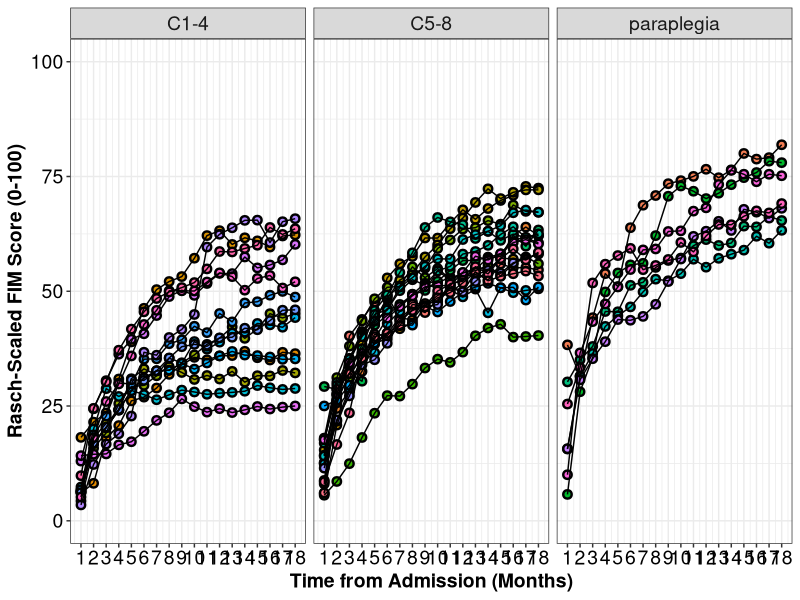
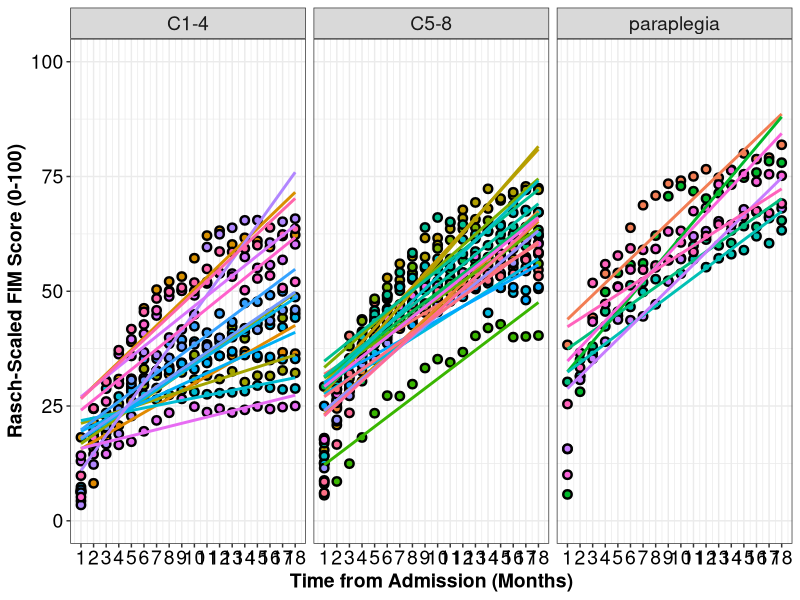
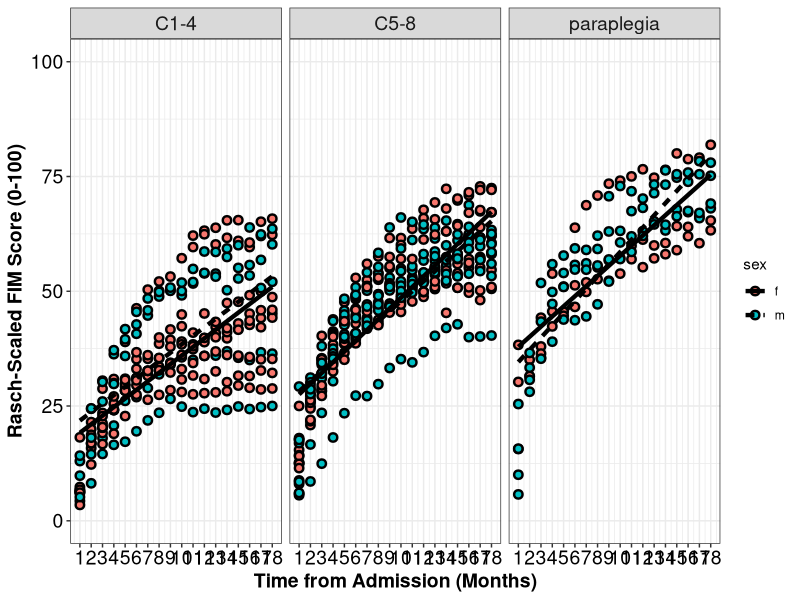
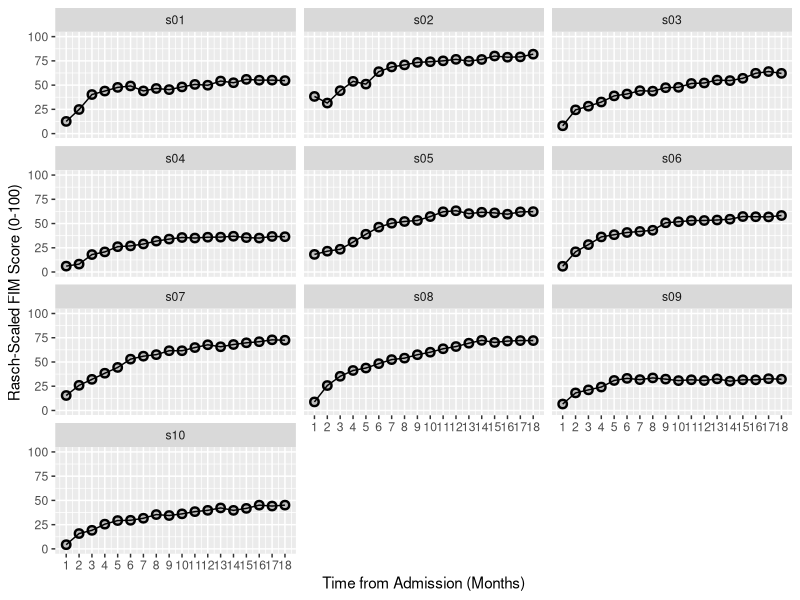
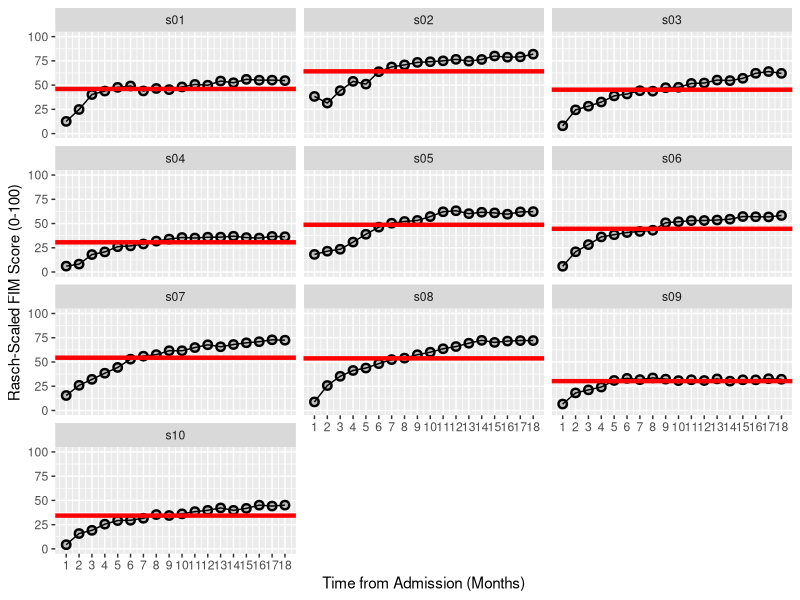
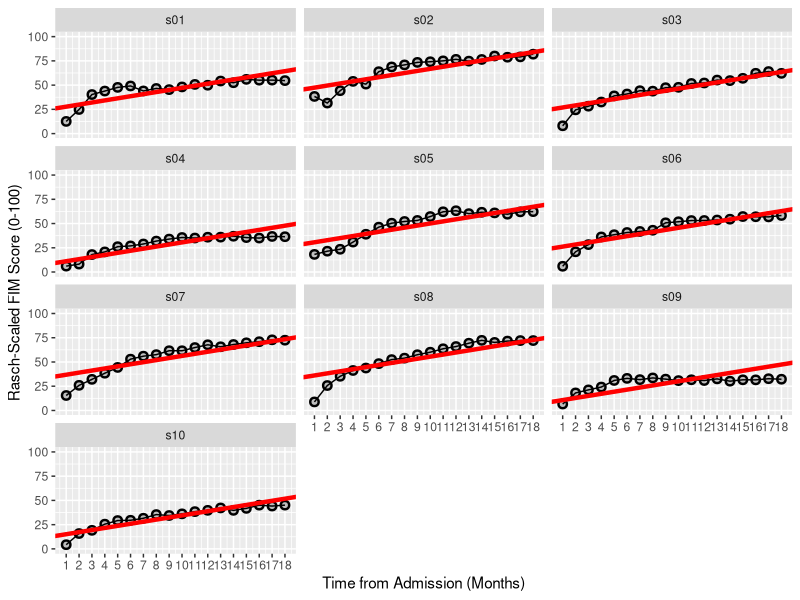
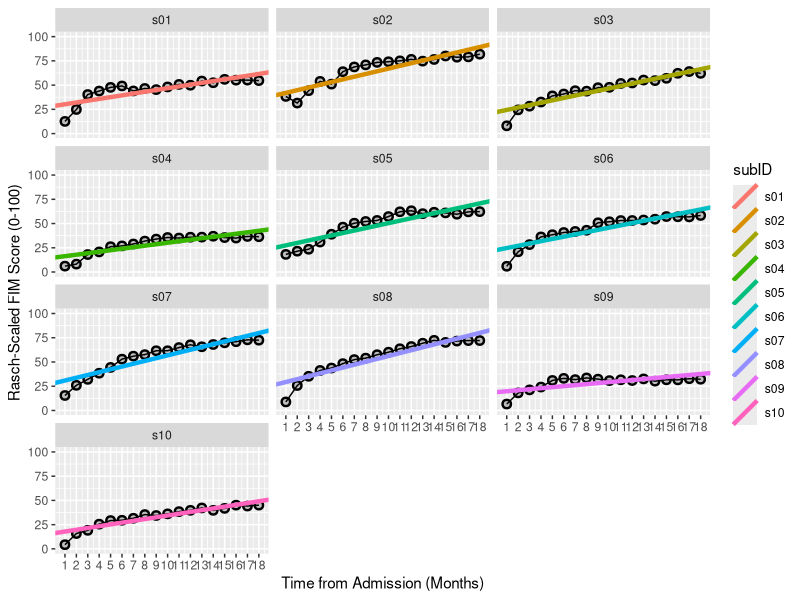

These figures' R source, in order: (Note: this script raises an error after producing the figures.)
# ACRM 2018 Longitudinal Data Analysis Workshop
# By Keith Lohse, Neurorehabilitation Informatics Lab, 2018-09-07

# Loading the essential libraries. 
library("ggplot2"); library("lme4"); library("car"); library("dplyr"); library("lmerTest"); 

# If these packages are not installed already, run the following code:
install.packages("ggplot2"); install.packages("lme4"); install.packages("car"); 
install.packages("dplyr"); install.packages("lmerTest"); 


##----------------------- Data Cleaning and QA ---------------------------------
## Setting the Directory -------------------------------------------------------
getwd()
setwd("C:/Users/USERNAME/Box Sync/Collaboration/")
list.files()
# Make sure that the file data_session1.csv is saved in your working directory.

# Import the .csv file into R. 
# We will save this file in the R environment as an object called "DATA".
DATA<-read.csv("./data_session1.csv", header = TRUE, sep=",",  
               na.strings=c("NA","NaN"," ",""))

# Use the head() function to check the structure of the data file.
head(DATA)

# Alternately you can also download the data file from the web here:
# DATA <- read.csv("https://raw.githubusercontent.com/keithlohse/LMER_Clinical_Science/master/data/data_nonlinear_v4.csv")
# head(DATA)


## ----------------------- Basic Data Visualization ----------------------------
## FIM scores by gender and time -----------------------------------------------
g1<-ggplot(DATA, aes(x = month, y = rasch_FIM)) +
  geom_point(aes(fill=as.factor(subID)), pch=21, size=2, stroke=1.25) +
  geom_line(aes(group=subID)) +
  facet_wrap(~AIS_grade)
g2<-g1+scale_x_continuous(name = "Time from Admission (Months)", breaks=c(0:18)) +
  scale_y_continuous(name = "Rasch-Scaled FIM Score (0-100)",limits=c(0,100))
g3 <- g2 + theme_bw() + 
  theme(axis.text=element_text(size=14, colour="black"), 
        axis.title=element_text(size=14,face="bold")) +
  theme(strip.text.x = element_text(size = 14))+
  theme(legend.position="none")

plot(g3)
## -----------------------------------------------------------------------------

## Linear Fit for each person --------------------------------------------------
g1<-ggplot(DATA, aes(x = month, y = rasch_FIM)) +
  geom_point(aes(fill=as.factor(subID)), pch=21, size=2, stroke=1.25) +
  stat_smooth(aes(col=subID), se=FALSE, method="lm") +
  facet_wrap(~AIS_grade)
g2<-g1+scale_x_continuous(name = "Time from Admission (Months)", breaks=c(0:18)) +
  scale_y_continuous(name = "Rasch-Scaled FIM Score (0-100)",limits=c(0,100))
g3 <- g2 + theme_bw() + 
  theme(axis.text=element_text(size=14, colour="black"), 
        axis.title=element_text(size=14,face="bold")) +
  theme(strip.text.x = element_text(size = 14))+
  theme(legend.position="none")

plot(g3)
## -----------------------------------------------------------------------------


## Linear Fit by gender --------------------------------------------------------
g1<-ggplot(DATA, aes(x = month, y = rasch_FIM)) +
  geom_point(aes(fill=sex), pch=21, size=2, stroke=1.25) +
  stat_smooth(aes(lty=sex), col="black", lwd=1.5,se=FALSE, method="lm") +
  facet_wrap(~AIS_grade)
g2<-g1+scale_x_continuous(name = "Time from Admission (Months)", breaks=c(0:18)) +
  scale_y_continuous(name = "Rasch-Scaled FIM Score (0-100)",limits=c(0,100))
g3 <- g2 + theme_bw() + 
  theme(axis.text=element_text(size=14, colour="black"), 
        axis.title=element_text(size=14,face="bold")) +
  theme(strip.text.x = element_text(size = 14))

plot(g3)
## -----------------------------------------------------------------------------


# Understanding basic random-effects ------------------------------------------
# Random Intercepts Model ----
raneff_00<-lmer(rasch_FIM~
                  # Fixed-effects
                  1+
                  # Random-effects
                  (1|subID), data=DATA, REML=FALSE)
summary(raneff_00)

# Recall that the fixed-effect for the intercept is the overall, "group-level"
# intercept in our model.
# However, we also have a random-effect of subject for the intercenpt. This means
# that our model estimates a deviate for each subject from the group-level 
# intercept. To see these random-effects using the raneff function. 

ranef(raneff_00)

# Remember that these are deviates from the fixed-effect, so if we want to see
# what the model is actually estimating for each person, we need to add the 
# fixed-effect back in:
fixef(raneff_00)

# We could do this manually, adding the fixef() output to the ranef() output, 
# but we can also get the indivudal values using the coef() function:
coef(raneff_00)$subID

# If you want the actual predictions of the model, rather than the estimated
# effects, you can use the fitted() function. 
# Note the difference in the size of these arrays. The fitted() function gives
# us a prediction for each person at each point.
fitted(raneff_00)


# To help us understand the model, we can plot these predictions for each person.
# First, lets take a subset of the first 10 people:
first10<-DATA[c(1:180),]

# Second, we'll make a smaller dataset with the predictions for these 10:
PRED<-data.frame(subID=c("s01","s02","s03","s04","s05","s06","s07","s08","s09", "s10"),
                 Intercepts=c(coef(raneff_00)$subID[c(1:10),]))
PRED


g1<-ggplot(first10, aes(x = month, y = rasch_FIM)) +
  geom_point(fill="grey", pch=21, size=2, stroke=1.25) +
  geom_line(aes(group=subID)) +
  facet_wrap(~subID, ncol=3)
g2<-g1+scale_x_continuous(name = "Time from Admission (Months)", breaks=c(0:18)) +
  scale_y_continuous(name = "Rasch-Scaled FIM Score (0-100)",limits=c(0,100))
print(g2)
g3<-g2+geom_abline(aes(intercept=Intercepts, slope=0), col="red", lwd=1.5, PRED)
plot(g3)


# Hopefully this plot will clearly show that our model is estimating a different
# intercept for each person, but everyone has the same slope, because we have not 
# allowed FIM scores to vary over time. 


# Fixed Slope Model ----
raneff_01<-lmer(rasch_FIM~
                  # Fixed-effects
                  1+month+
                  # Random-effects
                  (1|subID), data=DATA, REML=FALSE)
summary(raneff_01)

# Note that when we run the ranef() function, there is still only a random effect
# of the intercept:
ranef(raneff_01)

# When we run the fixef() function, however, now have both a slopes and intercept:
fixef(raneff_01)

# When we run the coef() function, you can see that each person has a unique 
# intercept, but everyone has the same slope:
coef(raneff_01)$subID


# As before, let's make a smaller dataset with the predictions for these 10 people:
PRED<-data.frame(subID=c("s01","s02","s03","s04","s05","s06","s07","s08","s09", "s10"),
                 Intercepts=c(coef(raneff_01)$subID[c(1:10),1]),
                 Slopes=c(coef(raneff_01)$subID[c(1:10),2]))
PRED

# We can now plot the predictions for each person, note that although each person
# has a different intercept, they all have the same slope. 
g1<-ggplot(first10, aes(x = month, y = rasch_FIM)) +
  geom_point(fill="grey", pch=21, size=2, stroke=1.25) +
  geom_line(aes(group=subID)) +
  facet_wrap(~subID, ncol=3)
g2<-g1+scale_x_continuous(name = "Time from Admission (Months)", breaks=c(0:18)) +
  scale_y_continuous(name = "Rasch-Scaled FIM Score (0-100)",limits=c(0,100))
g3<-g2+geom_abline(aes(intercept=Intercepts, slope=Slopes), col="red", lwd=1.5, PRED)
plot(g3)






# Random Slopes and Intercepts Model ----
raneff_02<-lmer(rasch_FIM~
                  # Fixed-effects
                  1+month+
                  # Random-effects
                  (1+month|subID), data=DATA, REML=FALSE)
summary(raneff_02)

# Now when we run the ranef() function, there is random effect for both the 
# slope and the intercept:
ranef(raneff_02)

# When we run the fixef() function, it returns the group-level intercept and slope:
fixef(raneff_02)

# When we run the coef() function, the random-effects (deviates) are combined
# with the group-level fixed-effects to get a unique slope and intercept 
# for each person:
coef(raneff_02)$subID


# As before, let's make a smaller dataset with the predictions for these 10 people:
PRED<-data.frame(subID=c("s01","s02","s03","s04","s05","s06","s07","s08","s09", "s10"),
                 Intercepts=c(coef(raneff_02)$subID[c(1:10),1]),
                 Slopes=c(coef(raneff_02)$subID[c(1:10),2]))
PRED

# Now we can plot the predictions for each person, note that each person has a 
# different intercept and slope. 
g1<-ggplot(first10, aes(x = month, y = rasch_FIM)) +
  geom_point(fill="grey", pch=21, size=2, stroke=1.25) +
  geom_line(aes(group=subID)) +
  facet_wrap(~subID, ncol=3)
g2<-g1+scale_x_continuous(name = "Time from Admission (Months)", breaks=c(0:18)) +
  scale_y_continuous(name = "Rasch-Scaled FIM Score (0-100)",limits=c(0,100))
g3<-g2+geom_abline(aes(intercept=Intercepts, slope=Slopes, col=subID), lwd=1.5, PRED)
plot(g3)


## ------------------- Comparing between Models --------------------------------
# Now that we have our three random-effects models:
# 1. Random Intercepts
# 2. Fixed Slopes and Random Intercepts
# 3. Random Slopes and Random Intercepts
# ... how do we decide which one is most appropriate?

# We can do this is by analyzing the the variance explained by each model. 
anova(raneff_00,raneff_01,raneff_02)

# The Wald Test of the change in deviance suggests that Model raneff_01 is a 
# better explanation of the data than Model raneff_00, and furthermore that 
# Model raneff_02 is a better explanation of the data than Model raneff_01.
# More conservatively, we can use the AIC. Without going into detail about the 
# AIC, lower numbers indicate better model fit and AIC is based on the deviance 
# but introduces a penalty based on the number of parameters to reduce over-
# fitting. 

# A complementary step we can take is calculate how much residual variance 
# we might have left to  explain. 
# In our multilevel model, keep in mind that we have variance at two levels:
# 1. Level One: which are the data-points within subjects.
# 2. Level Two: variation between subjects slopes and intercepts.

# We can get a summary of the random-effects from the "null" model and the 
# best fitting model by using the VarCorr() function. 
VarCorr(raneff_00)
VarCorr(raneff_02)

# These values will help us keep track of how much variance is "available" to 
# be explained in our subsequent models. Similarly, these values will inform us
# how much variance our fixed-effects explain at Level 1 and Level 2 (sort of 
# like an R^2 that has been divided into two parts).



## --------------- Unconditional and Conditional Models ------------------------
# Creating our Time variable ---------------------------------------------------

summary(DATA$month)
# Note the wide range in the month variable (1-18). 
# There are two issues with this:
# 1. Time starts at 1 instead of 0
# 2. This scale is a lot larger than other variables we might want to include.

# To address these issues, we will convert Months to Years and try "centering"
# the time variable in different locations. 

# The first time variable, year0 will set the first assessment equal to 0
DATA$year<-DATA$month/12
DATA$year.0<-DATA$year-min(DATA$year)
summary(DATA$year.0)

# Next, we will create a mean centered time variable, year.c:
mean(DATA$year)
DATA$year.c<-DATA$year-mean(DATA$year)
summary(DATA$year.c)

# Let's look at the effects these two different time variables have on the 
# fixed-effects and random-effects. 

# Time 0 = the first time time point ----
time_00<-lmer(rasch_FIM~
            # Fixed-effects
            1+year.0+
            # Random-effects
            (1+year.0|subID), data=DATA, REML=FALSE)
summary(time_00)

# Time 0 = the mean time of 0.79 years ----
time_01<-lmer(rasch_FIM~
                # Fixed-effects
                1+year.c+
                # Random-effects
                (1+year.c|subID), data=DATA, REML=FALSE)
summary(time_01)

# Compare the fixed-effects of the intercept and the slope between the two models.
# Compare the random-effects between the two models.


# Centering the time-variable on the first time point makes a lot of sense 
# conceptually, but it is important to remember what that means when interpreting 
# other variables. 
# As you might recall from multiple regression in previous courses, when 
# interaction terms are included in a model, the effect of one variable is 
# being interpreted when the other variable is equal to 0. 
# Thus, if we had year.0 in our model, that would mean the effects of other 
# variables are being evaluated when time = 0, at the initial assessment. 
# Conversely, if we use year.c in our model, that would mean the effect of other
# variables are being evaluated when time = 0, which is at 0.79 yrs (or 9.5 months).


## Conditional Model: Does the slope change as a function of AIS grade? ----
# With our new variable of time in years, we want to see if we can explain the
# residual variation in subject's slopes and intercepts.

# Main-Effect Model: Equivalent to Conditional Intercepts
cond_00<-lmer(rasch_FIM~
                # Fixed-effects
                1+year.0+AIS_grade+
                # Random-effects
                (1+year.0|subID), data=DATA, REML=FALSE)
summary(cond_00)

# Interaction Model: Conditional Intercepts and Slopes
cond_01<-lmer(rasch_FIM~
                # Fixed-effects
                1+year.0*AIS_grade+
                # Random-effects
                (1+year.0|subID), data=DATA, REML=FALSE)
summary(cond_01)


anova(cond_00,cond_01)


# Contrast coding the group variable ---- 
contrasts(DATA$AIS_grade)

DATA$AIS_grade.c<-DATA$AIS_grade
contrasts(DATA$AIS_grade.c)<-contr.poly(3)
contrasts(DATA$AIS_grade.c)

# Main Effects with contrast coded group variable
cond_02<-lmer(rasch_FIM~
                # Fixed-effects
                1+year.0+AIS_grade.c+
                # Random-effects
                (1+year.0|subID), data=DATA, REML=FALSE)
summary(cond_02)

# Interaction Model with contrast coded group variable
cond_03<-lmer(rasch_FIM~
                # Fixed-effects
                1+year.0*AIS_grade.c+
                # Random-effects
                (1+year.0|subID), data=DATA, REML=FALSE)
summary(cond_03)


anova(cond_02,cond_03)


## Evaluating our Models -------------------------------------------------------
# Although the interaction model was not statistically better than the main-
# effects model, it can useful to present the full model to show the non-
# significant interactions. 

summary(cond_01)

# How much variation in individual slopes and intercepts did we explain with
# AIS Grade?
VarCorr(time_00)
VarCorr(cond_01)


# We can also plot the fixed-effects estimates from our models "on top" of the 
# raw data to show the conditional effects. 

## Linear Fit by AIS Category --------------------------------------------------
summary(cond_01)
FIXED<-data.frame(AIS_grade=c("C1-4","C5-8","paraplegia"),
                 Intercepts=c(20.113, (20.113+7.779), (20.113+15.89)),
                 Slopes=c(22.348, (22.348+4.714), (22.348+7.257)))
FIXED


g1<-ggplot(DATA, aes(x = year, y = rasch_FIM)) +
  geom_point(fill="grey", pch=21, size=2, stroke=1.25) +
  facet_wrap(~AIS_grade)
g2<-g1+scale_x_continuous(name = "Time from Admission (Years)") +
  scale_y_continuous(name = "Rasch-Scaled FIM Score (0-100)",limits=c(0,100))
g3 <- g2 + theme_bw() + 
  theme(axis.text=element_text(size=14, colour="black"), 
        axis.title=element_text(size=14,face="bold")) +
  theme(strip.text.x = element_text(size = 14))

plot(g3)

g4<-g3+geom_abline(aes(intercept=Intercepts, slope=Slopes, col=AIS_grade,
                       lty = AIS_grade), lwd=2, FIXED)
plot(g4)

## -----------------------------------------------------------------------------


## Checking the Assumptions of our Model ---------------------------------------
# The DATA data frame is what we might call our Level 1 matrix. That is, each
# person and time point is represented. For checking out statistical assumptions, 
# it will also be helpful for us to create a Level 2 matrix. The Level 2 matrix
# will preserve participant information, but ignore time information.

LVL2<-summarize(group_by(DATA, subID),
                  AIS_grade = AIS_grade[1])
LVL2
# At the moment, our LVL2 dataframe contains subject IDs and group information. 
# Next, lets add the random-effects from our models:
LVL2$RE_int<-ranef(cond_01)$subID$`(Intercept)`
LVL2$RE_year<-ranef(cond_01)$subID$year
# Note that we can add this data on directly because the matrix is sorted by 
# subID and the the array we are adding is sorted by subID.

LVL2



# Normality ----
# Residuals at Level 1
qqnorm(resid(cond_01))

# Residuals at Level 2
qqnorm(LVL2$RE_int)
qqnorm(LVL2$RE_year)



# Homoscedasticity ----
# Comparable Variances at Level 1
x <- fitted(cond_01)
y <- resid(cond_01)/sd(resid(cond_01))
plot(x=x, y=y, xlab = "Fitted Values", ylab="Standardized Residuals",
     ylim=c(-4,4))


# Comparable Variances at Level 2
# Intercepts
LVL2$STD_int<-LVL2$RE_int/sd(LVL2$RE_int)
plot(x=LVL2$AIS_grade, y=LVL2$STD_int, 
     xlab = "Fitted Values", ylab="Standardized Residuals",
     ylim=c(-4,4))

# Slopes
LVL2$STD_year<-LVL2$RE_year/sd(LVL2$RE_year)
plot(x=LVL2$AIS_grade, y=LVL2$STD_year, 
     xlab = "Fitted Values", ylab="Standardized Residuals",
     ylim=c(-4,4))



# Influential Participants ----
# Residuals at Level 1
plot(DATA$subID, resid(cond_01)/sd(resid(cond_01)), 
     ylab="Standardized Residuals", xlab="Subject ID",
     ylim=c(-4,4))


# Residuals at Level 2
# Variation in Intercepts
plot(x=LVL2$subID, y=LVL2$STD_int, 
     xlab="Subject ID", ylab="Standardized Residual",
     ylim=c(-4,4))

# Variation in Slopes
plot(x=LVL2$subID, y=LVL2$STD_year, 
     xlab="Subject ID", ylab="Standardized Residual",
     ylim=c(-4,4))


## -------------- Exporting the Revised Data File ------------------------------
# Finally, we want to save our revised data file to include the different 
# variables we created in a new .csv file.

write.csv(DATA, "./data_session2.csv")
